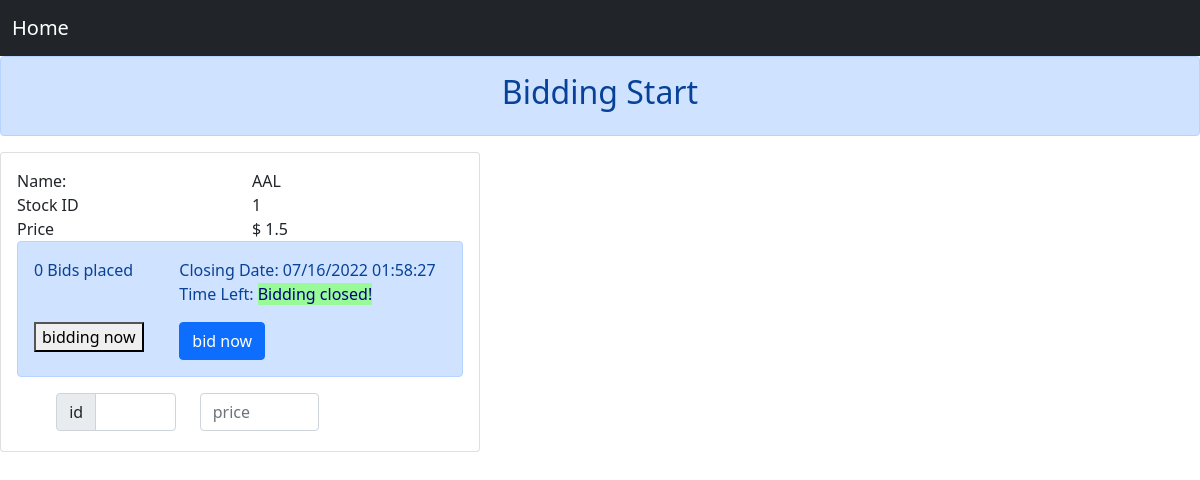
The app's page /dashbord/counter/index.php with its own data.
### tables this page shows
CREATE TABLE `stock` (
  `id` int(11) NOT NULL,
  `st_name` varchar(55) NOT NULL,
  `description` varchar(255) NOT NULL,
  `Bidding_closing_time` time NOT NULL,
  `status` varchar(55) NOT NULL,
  `bidding_start_time` time NOT NULL,
  `price` float NOT NULL,
  `closing_date` datetime NOT NULL
);

### dashbord/counter/index.php (the view, shortened to what this page needs)
<?php
$conn = mysqli_connect($hostname, $username, $password, $dbname);
$query1 = "select * from stock ";
$result = mysqli_query($conn,$query1);
$row = mysqli_fetch_array($result);
     $name= $row["st_name"] ;
     $id= $row["id"] ;
    $price= $row["price"] ;
?>
<!doctype html>
<html lang="en">
<head>
    <link href="https://cdn.jsdelivr.net/npm/bootstrap@5.0.2/dist/css/bootstrap.min.css" rel="stylesheet">
    <link href="http://www.jqueryscript.net/css/jquerysctipttop.css" rel="stylesheet" type="text/css">
 <link rel="stylesheet" href="https://storage.googleapis.com/code.getmdl.io/1.0.5/material.blue-pink.min.css" />
</head>
<body>
    <nav class="navbar navbar-expand-lg navbar-light bg-dark">
        <div class="container-fluid">
            <a class="navbar-brand text-white" href="index.php">Home</a>
        </div>
    </nav>
    <div class="alert alert-primary" role="alert">
        <center>
            <h2>Bidding Start</h2>
        </center>
    </div>
    <form action="index.php" method="POST">
    <div class="card" style="width:30em" ;>
        <div class="card-body">
            <div class="row">
                <div class="col-sm-6">Name:</div>
                <div class="col-sm-6"><?php echo $name;?></div>
            </div>
            <div class="row">
                <div class="col-sm-6">Stock ID</div>
                <div class="col-sm-6"><?PHP echo $id ?></div>
            </div>
            <div class="row">
                <div class="col-sm-6">Price</div>
                <div class="col-sm-6">$ <?php echo $price ?></div>
            </div>
            <div class="alert alert-primary" role="alert">
                <div class="row">
                    <div class="col-sm-4">0 Bids placed</div>
                    <div class="col-sm-8"> <?php include "../counter/countdown.php"; ?></div>
                </div>
                <div class="row">
                    <div class="col-sm-4"><button type="button" type="submit" id="undo" class="mdl-button mdl-js-button mdl-button--raised mdl-button--accent">bidding now</button></div>
                    <div class="col-sm-8"><button type="submit" name="submit" class="btn btn-primary">bid now</button></div> </div>
                </div>
                <div class="row">
                <div class="col-sm-1">
</div>
                    <div class="col-sm-11">
                        <div class="row">
                            <div class="col-sm-4">
                                <div class="input-group mb-1">
                                    <span class="input-group-text" id="inputGroup-sizing-default">id</span>
                                    <input type="text" name="id" class="form-control" aria-label="Sizing example input" aria-describedby="inputGroup-sizing-default">
                                </div>
                            </div>
                            <div class="col-sm-4">
                                <div class="input-group mb-1">
                                    <input type="text" name="price" class="form-control" placeholder="price" aria-label="Sizing example input" aria-describedby="inputGroup-sizing-default">
                                </div>
                            </div>
                        </div>
                    </div>
                </div>
                </form>
</body>
</html>

### dashbord/counter/countdown.php (shortened to what this page needs)
<!DOCTYPE html >
<html >
<head>
</head>
<body>
<?php
$hostname= "sql206.byetcluster.com";
$username= "b33_30186218";
$password="6FLNAV2Pf2U8t8J";
$dbname = "b33_30186218_stockm";
$con = mysqli_connect($hostname,$username,$password,$dbname);
$result = mysqli_query($con,"SELECT * FROM stock ");
$row = mysqli_fetch_row($result);
$closedate = date_format(date_create($row[7]), 'm/d/Y H:i:s');
echo "Closing Date: " . $closedate;
?>
<p>Time Left:
</p>
</body>
</html>

### records on screen
stock: st_name "AAL", id "1", price "1.5", closing_date "07/16/2022 01:58:27"
